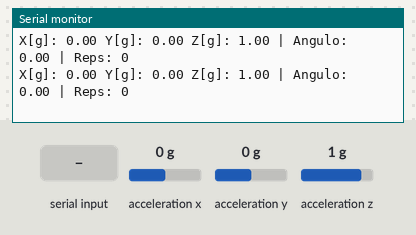
This program was run on a simulated Arduino Uno, built with avr-gcc and run on an emulated ATmega328P. On the bench: the last lines printed to the serial monitor. Wiring (inferred from the names in the program): MPU-6050 motion sensor at I2C address 0x68. The inputs (shaded band) are chosen by the test bench; at power-on: acceleration y 0 g, acceleration x 0 g, acceleration z 1 g.

Above: at 1.2 s.
1.3 s: "c" received over Serial
At 1.41 s:
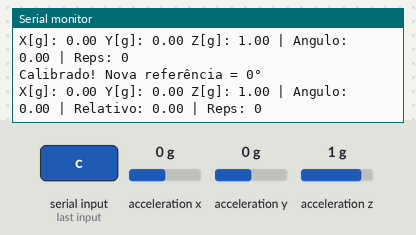
2.9 s: acceleration y set to 0.8 g
At 3.5 s:
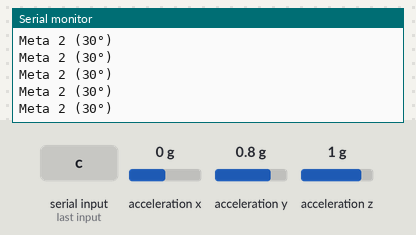
4.4 s: acceleration x set to -0.8 g
Timing chart, 0 to 7.2 s (numbered marks = the images above; inputs shaded):
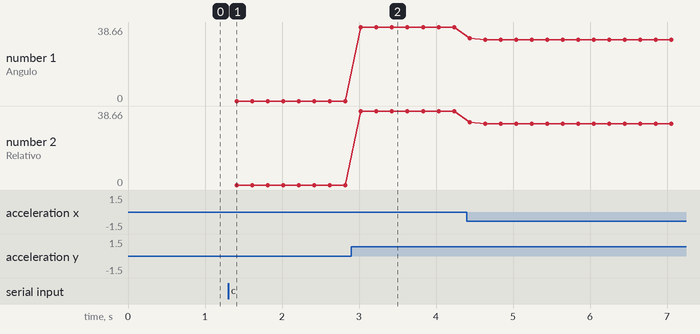

Measured:
- after the input at 1.3 s, the serial monitor: prints a new line at once (image 1)
- after the input at 2.9 s, the serial monitor: prints a new line at once (image 2)
- plotted number 1: 0 → 38.66 after the input at 2.9 s, 38.66 → 31.99 after the input at 4.4 s
- plotted number 2: 0 → 38.66 after the input at 2.9 s, 38.66 → 31.99 after the input at 4.4 s

The program:

main.cpp
```cpp
#include <Arduino.h>
#include <Wire.h>

#define MPU_ADDR 0x68

// Raw
int16_t AcX_raw, AcY_raw, AcZ_raw;

// Convertido
float Xg, Yg, Zg;
float X, Y, Z;

// Ângulos
float pitch, roll;
float angulo; // eixo escolhido
float angulo_rel = 0;

// Offset (calibração)
float offset = 0;
bool calibrado = false;

// Filtro simples (low-pass)
float angulo_filtrado = 0;
float alpha = 0.1; // 0.0 a 1.0 (menor = mais suave)

// Controle de repetição
bool subindo = false;
bool descendo = false;
int repeticoes = 0;

// Tempo
unsigned long lastPrint = 0;

void setup()
{
    Serial.begin(115200);
    Wire.begin();

    // Wake MPU6050
    Wire.beginTransmission(MPU_ADDR);
    Wire.write(0x6B);
    Wire.write(0);
    Wire.endTransmission(true);

    Serial.println("Sistema iniciado.");
    Serial.println("Digite 'c' para calibrar (posição 0°).");
}

void loop()
{

    // =========================
    // 📥 COMANDO SERIAL
    // =========================
    if (Serial.available())
    {
        char cmd = Serial.read();

        if (cmd == 'c')
        {
            offset = angulo_filtrado;
            calibrado = true;
            repeticoes = 0;

            Serial.println("Calibrado! Nova referência = 0°");
        }
    }

    // =========================
    // 📡 LEITURA MPU6050
    // =========================
    Wire.beginTransmission(MPU_ADDR);
    Wire.write(0x3B);
    Wire.endTransmission(false);
    Wire.requestFrom(MPU_ADDR, 6, true);

    AcX_raw = Wire.read() << 8 | Wire.read();
    AcY_raw = Wire.read() << 8 | Wire.read();
    AcZ_raw = Wire.read() << 8 | Wire.read();

    // =========================
    // 🔄 CONVERSÃO PARA "g"
    // =========================
    Xg = AcX_raw / 16384.0;
    Yg = AcY_raw / 16384.0;
    Zg = AcZ_raw / 16384.0;

    // =========================
    // 🔄 NORMALIZAÇÃO
    // =========================
    float norm = sqrt(Xg * Xg + Yg * Yg + Zg * Zg);
    if (norm == 0)
        return;

    X = Xg / norm;
    Y = Yg / norm;
    Z = Zg / norm;

    // =========================
    // 📐 ÂNGULOS
    // =========================
    pitch = atan2(X, sqrt(Y * Y + Z * Z)) * 180.0 / PI;
    roll = atan2(Y, sqrt(X * X + Z * Z)) * 180.0 / PI;

    // 👉 Escolha do eixo (provavelmente roll para elevação lateral)
    angulo = roll;

    // =========================
    // 🎯 FILTRO (LOW PASS)
    // =========================
    angulo_filtrado = alpha * angulo + (1 - alpha) * angulo_filtrado;

    // =========================
    // 📏 ÂNGULO RELATIVO
    // =========================
    if (calibrado)
    {
        angulo_rel = angulo_filtrado - offset;
        if (angulo_rel < 0)
            angulo_rel = 0; // evita negativo
    }

    // =========================
    // 🔁 DETECÇÃO DE REPETIÇÃO
    // =========================
    float LIMIAR_SUBIDA = 20;  // começou movimento
    float LIMIAR_PICO = 80;    // topo (quase 90°)
    float LIMIAR_DESCIDA = 15; // voltou

    if (calibrado)
    {
        // Começou a subir
        if (angulo_rel > LIMIAR_SUBIDA && !subindo)
        {
            subindo = true;
            descendo = false;
        }

        // Chegou no topo
        if (angulo_rel > LIMIAR_PICO && subindo)
        {
            descendo = true;
        }

        // Voltou (finalizou repetição)
        if (angulo_rel < LIMIAR_DESCIDA && descendo)
        {
            repeticoes++;
            subindo = false;
            descendo = false;

            Serial.print("Repeticao completa! Total: ");
            Serial.println(repeticoes);
        }
    }

    // =========================
    // 🎯 METAS (ATUALIZADAS)
    // =========================
    if (calibrado)
    {
        if (angulo_rel >= 15 && angulo_rel < 30)
        {
            Serial.println("Meta 1 (15°)");
        }
        else if (angulo_rel >= 30 && angulo_rel < 50)
        {
            Serial.println("Meta 2 (30°)");
        }
        else if (angulo_rel >= 50 && angulo_rel < 70)
        {
            Serial.println("Meta 3 (50°)");
        }
        else if (angulo_rel >= 70 && angulo_rel < 85)
        {
            Serial.println("Meta 4 (70°)");
        }
        else if (angulo_rel >= 85)
        {
            Serial.println("Meta 5 (90°)");
        }
    }

    // =========================
    // 📊 PRINT CONTROLADO
    // =========================
    if (millis() - lastPrint > 200)
    {
        lastPrint = millis();

        Serial.print("X[g]: ");
        Serial.print(Xg, 2);
        Serial.print(" Y[g]: ");
        Serial.print(Yg, 2);
        Serial.print(" Z[g]: ");
        Serial.print(Zg, 2);

        Serial.print(" | Angulo: ");
        Serial.print(angulo_filtrado, 2);

        if (calibrado)
        {
            Serial.print(" | Relativo: ");
            Serial.print(angulo_rel, 2);
        }

        Serial.print(" | Reps: ");
        Serial.println(repeticoes);
    }
}
```
